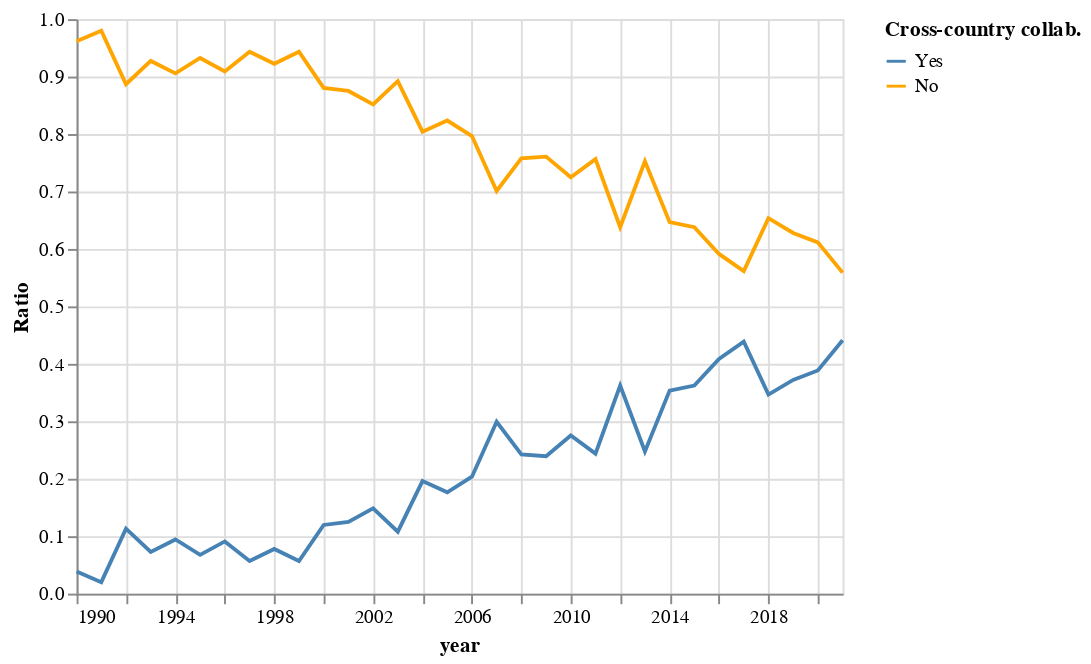

The notebook cell saved with this chart:
### Code cell
cross_country_ratio = alt.Chart(cross_country).mark_line().encode(
    x = 'year',
    y = alt.Y(
        'ratio',
        title = 'Ratio'
    ),
    color = alt.Color(
        'type',
        title = 'Cross-country collab.',
        sort = ['Yes', 'No'],
        scale=alt.Scale(domain=['Yes', 'No'],
                      range=['steelblue', 'orange'])
    )
)

cross_country_ratio

### Figure 1 — Vega-Lite specification as saved in the notebook (floating-point values rounded to 4 significant figures)
{"config": {"view": {"continuousWidth": 400, "continuousHeight": 300}}, "data": {"name": "data-e85968a2c0ece3cbe3b0221a247129c7"}, "mark": "line", "encoding": {"color": {"field": "type", "scale": {"domain": ["Yes", "No"], "range": ["steelblue", "orange"]}, "sort": ["Yes", "No"], "title": "Cross-country collab.", "type": "nominal"}, "x": {"field": "year", "type": "temporal"}, "y": {"field": "ratio", "title": "Ratio", "type": "quantitative"}}, "$schema": "https://vega.github.io/schema/vega-lite/v4.17.0.json", "datasets": {"data-e85968a2c0ece3cbe3b0221a247129c7": [{"year": "1990-01-01T00:00:00", "type": "No", "count": 50, "ratio": 0.9615}, {"year": "1990-01-01T00:00:00", "type": "Yes", "count": 2, "ratio": 0.03846}, {"year": "1991-01-01T00:00:00", "type": "No", "count": 49, "ratio": 0.98}, {"year": "1991-01-01T00:00:00", "type": "Yes", "count": 1, "ratio": 0.02}, {"year": "1992-01-01T00:00:00", "type": "No", "count": 47, "ratio": 0.8868}, {"year": "1992-01-01T00:00:00", "type": "Yes", "count": 6, "ratio": 0.1132}, {"year": "1993-01-01T00:00:00", "type": "No", "count": 51, "ratio": 0.9273}, {"year": "1993-01-01T00:00:00", "type": "Yes", "count": 4, "ratio": 0.07273}, {"year": "1994-01-01T00:00:00", "type": "No", "count": 48, "ratio": 0.9057}, {"year": "1994-01-01T00:00:00", "type": "Yes", "count": 5, "ratio": 0.09434}, {"year": "1995-01-01T00:00:00", "type": "No", "count": 69, "ratio": 0.9324}, {"year": "1995-01-01T00:00:00", "type": "Yes", "count": 5, "ratio": 0.06757}, {"year": "1996-01-01T00:00:00", "type": "No", "count": 70, "ratio": 0.9091}, {"year": "1996-01-01T00:00:00", "type": "Yes", "count": 7, "ratio": 0.09091}, {"year": "1997-01-01T00:00:00", "type": "No", "count": 83, "ratio": 0.9432}, {"year": "1997-01-01T00:00:00", "type": "Yes", "count": 5, "ratio": 0.05682}, {"year": "1998-01-01T00:00:00", "type": "No", "count": 83, "ratio": 0.9222}, {"year": "1998-01-01T00:00:00", "type": "Yes", "count": 7, "ratio": 0.07778}, {"year": "1999-01-01T00:00:00", "type": "No", "count": 83, "ratio": 0.9432}, {"year": "1999-01-01T00:00:00", "type": "Yes", "count": 5, "ratio": 0.05682}, {"year": "2000-01-01T00:00:00", "type": "No", "count": 81, "ratio": 0.8804}, {"year": "2000-01-01T00:00:00", "type": "Yes", "count": 11, "ratio": 0.1196}, {"year": "2001-01-01T00:00:00", "type": "No", "count": 84, "ratio": 0.875}, {"year": "2001-01-01T00:00:00", "type": "Yes", "count": 12, "ratio": 0.125}, {"year": "2002-01-01T00:00:00", "type": "No", "count": 86, "ratio": 0.8515}, {"year": "2002-01-01T00:00:00", "type": "Yes", "count": 15, "ratio": 0.1485}, {"year": "2003-01-01T00:00:00", "type": "No", "count": 91, "ratio": 0.8922}, {"year": "2003-01-01T00:00:00", "type": "Yes", "count": 11, "ratio": 0.1078}, {"year": "2004-01-01T00:00:00", "type": "No", "count": 78, "ratio": 0.8041}, {"year": "2004-01-01T00:00:00", "type": "Yes", "count": 19, "ratio": 0.1959}, {"year": "2005-01-01T00:00:00", "type": "No", "count": 98, "ratio": 0.8235}, {"year": "2005-01-01T00:00:00", "type": "Yes", "count": 21, "ratio": 0.1765}, {"year": "2006-01-01T00:00:00", "type": "No", "count": 90, "ratio": 0.7965}, {"year": "2006-01-01T00:00:00", "type": "Yes", "count": 23, "ratio": 0.2035}, {"year": "2007-01-01T00:00:00", "type": "No", "count": 75, "ratio": 0.7009}, {"year": "2007-01-01T00:00:00", "type": "Yes", "count": 32, "ratio": 0.2991}, {"year": "2008-01-01T00:00:00", "type": "No", "count": 75, "ratio": 0.7576}, {"year": "2008-01-01T00:00:00", "type": "Yes", "count": 24, "ratio": 0.2424}, {"year": "2009-01-01T00:00:00", "type": "No", "count": 89, "ratio": 0.7607}, {"year": "2009-01-01T00:00:00", "type": "Yes", "count": 28, "ratio": 0.2393}, {"year": "2010-01-01T00:00:00", "type": "No", "count": 79, "ratio": 0.7248}, {"year": "2010-01-01T00:00:00", "type": "Yes", "count": 30, "ratio": 0.2752}, {"year": "2011-01-01T00:00:00", "type": "No", "count": 90, "ratio": 0.7563}, {"year": "2011-01-01T00:00:00", "type": "Yes", "count": 29, "ratio": 0.2437}, {"year": "2012-01-01T00:00:00", "type": "No", "count": 74, "ratio": 0.6379}, {"year": "2012-01-01T00:00:00", "type": "Yes", "count": 42, "ratio": 0.3621}, {"year": "2013-01-01T00:00:00", "type": "No", "count": 76, "ratio": 0.7525}, {"year": "2013-01-01T00:00:00", "type": "Yes", "count": 25, "ratio": 0.2475}, {"year": "2014-01-01T00:00:00", "type": "No", "count": 86, "ratio": 0.6466}, {"year": "2014-01-01T00:00:00", "type": "Yes", "count": 47, "ratio": 0.3534}, {"year": "2015-01-01T00:00:00", "type": "No", "count": 81, "ratio": 0.6378}, {"year": "2015-01-01T00:00:00", "type": "Yes", "count": 46, "ratio": 0.3622}, {"year": "2016-01-01T00:00:00", "type": "No", "count": 68, "ratio": 0.5913}, {"year": "2016-01-01T00:00:00", "type": "Yes", "count": 47, "ratio": 0.4087}, {"year": "2017-01-01T00:00:00", "type": "No", "count": 64, "ratio": 0.5614}, {"year": "2017-01-01T00:00:00", "type": "Yes", "count": 50, "ratio": 0.4386}, {"year": "2018-01-01T00:00:00", "type": "No", "count": 83, "ratio": 0.6535}, {"year": "2018-01-01T00:00:00", "type": "Yes", "count": 44, "ratio": 0.3465}, {"year": "2019-01-01T00:00:00", "type": "No", "count": 81, "ratio": 0.6279}, {"year": "2019-01-01T00:00:00", "type": "Yes", "count": 48, "ratio": 0.3721}, {"year": "2020-01-01T00:00:00", "type": "No", "count": 96, "ratio": 0.6115}, {"year": "2020-01-01T00:00:00", "type": "Yes", "count": 61, "ratio": 0.3885}, {"year": "2021-01-01T00:00:00", "type": "No", "count": 95, "ratio": 0.5588}, {"year": "2021-01-01T00:00:00", "type": "Yes", "count": 75, "ratio": 0.4412}]}}
